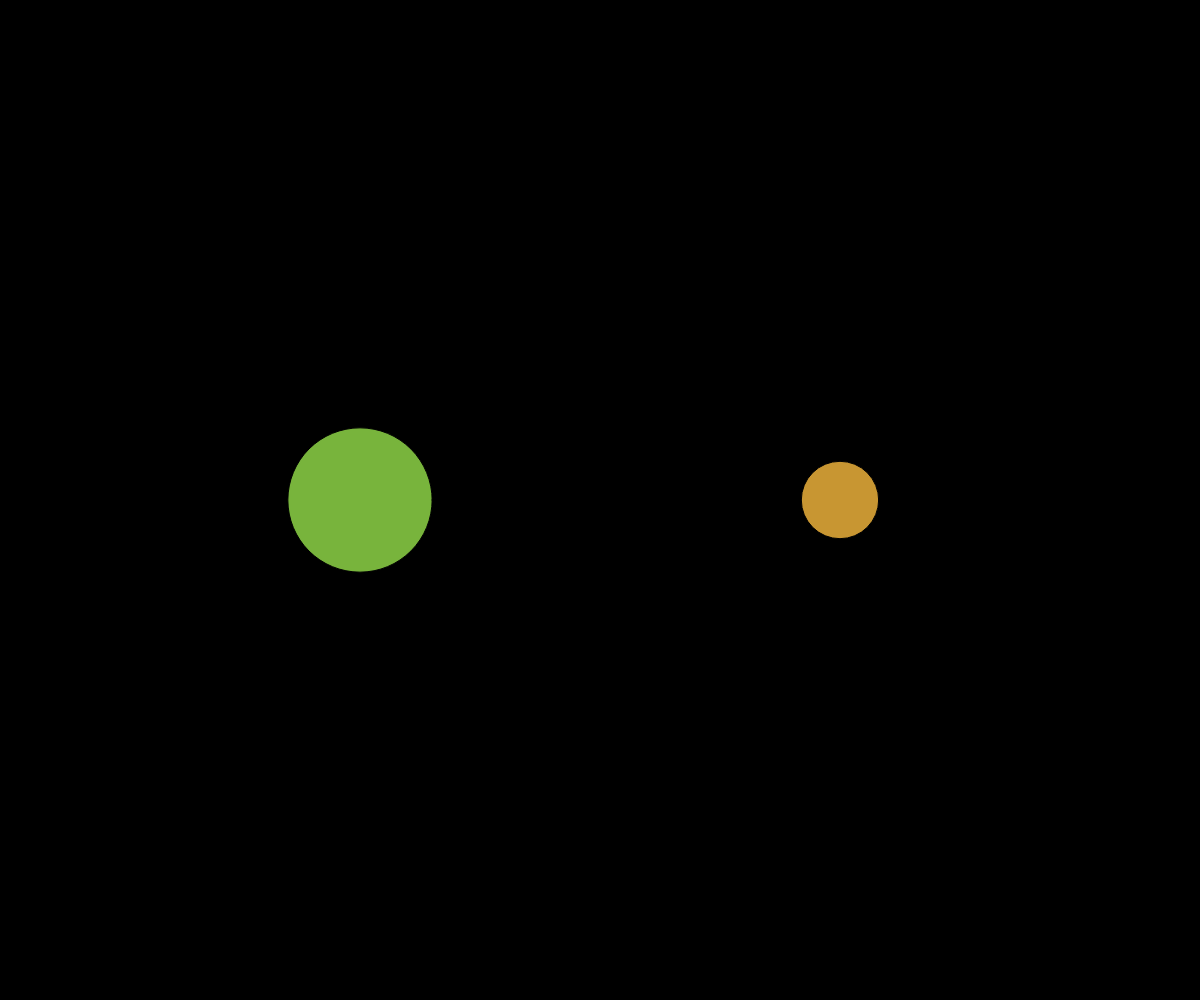
Frame 1 (no input)
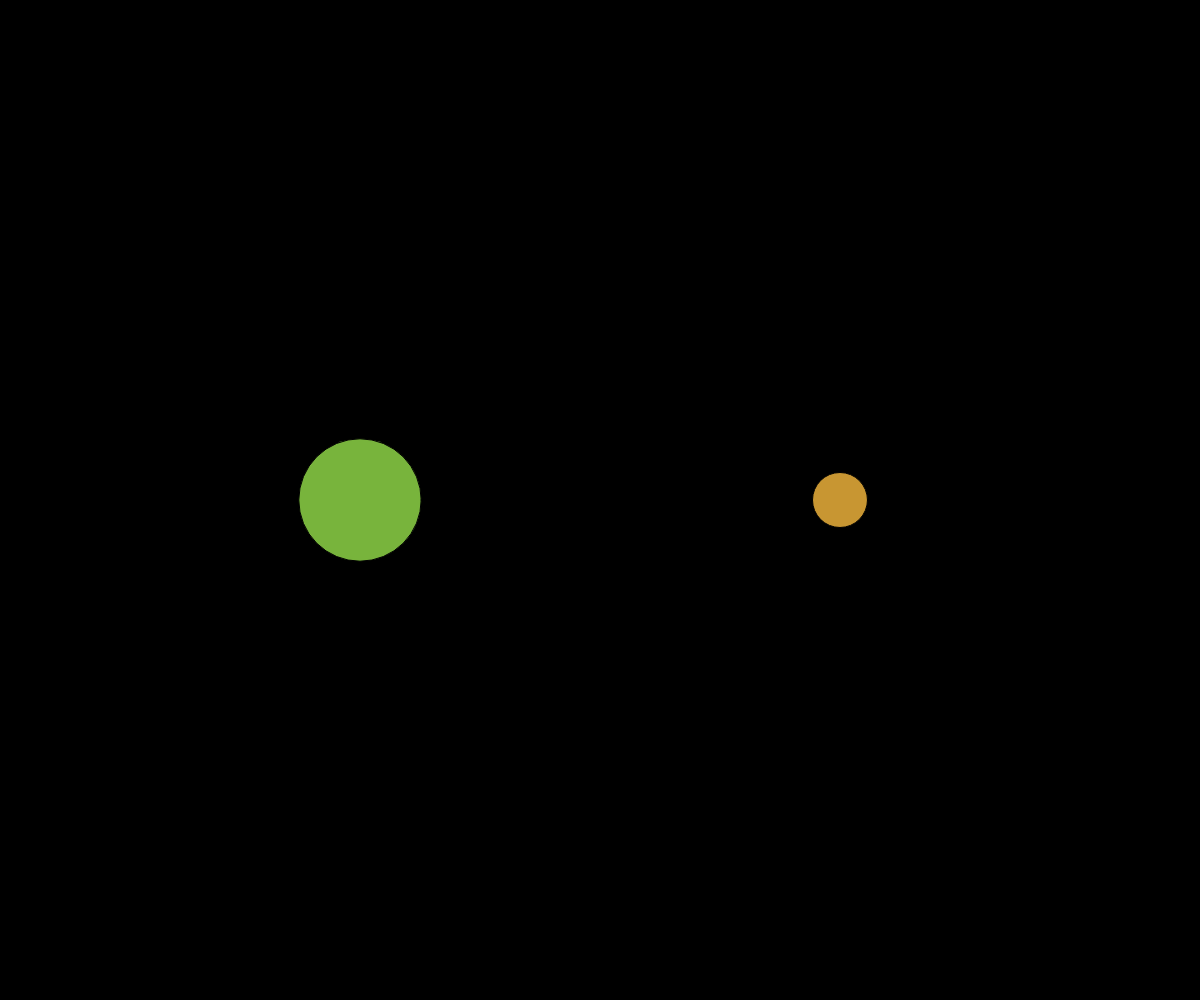
Frame 60 (no input)
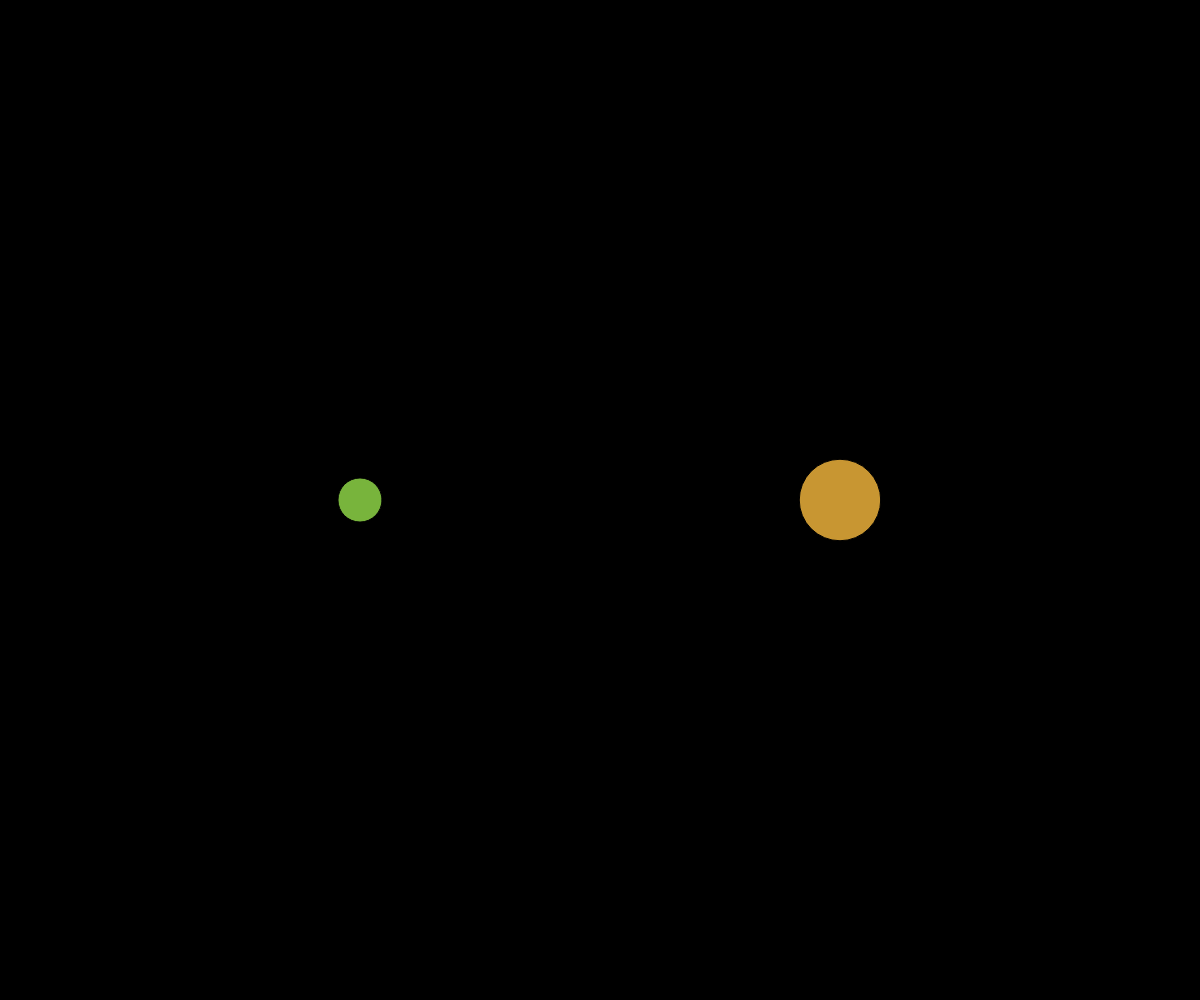
Frame 120 (the mouse pressed at the canvas centre since frame 60)

The p5.js sketch that drew these frames (run headless with seeded random() and noise() and a simulated clock; from frame 60 on, the mouse is pressed at the canvas centre):

// p5.js sketch
// ── sketch.js
// Project Title
// Your Name
// Date
//
// Looking at unpredictability
// specifically the difference between uniformly distributed numbers and Perlin Noise

// Global Variables
let d1, d2;
let minSize = 5; let maxSize = 200;
let x1, y1, x2, y2;

// Variables for using noise()
let noiseTime = 5, noiseSpeed = 0.02;
// "noiseSpeed" controls how connected the random noise() values are



function setup() {
  createCanvas(windowWidth, windowHeight);
  x1 = width*0.3; y1 = height*0.5;
  x2 = width*0.7; y2 = height*0.5;
  // frameRate(3);
}

function draw() {
  background(0);
  //randomSeed(703);   // actual value is arbitrary
  //stars();
  randomCircle();
  noiseCircle();
}

function noiseCircle(){
  // draw a fixed circle with randomly changing but smooth diameters
  fill(200, 150, 50)
  d2 = noise(noiseTime);  // yields value between 0 and 1
  d2 = map(d2, 0, 1, minSize, maxSize);
  circle(x2, y2, d2);
  noiseTime += noiseSpeed;

}

function randomCircle(){
  // draw a fixed circle with random()ly changing diameter
  fill(120, 180, 60);
  d1= random(minSize, maxSize);
  circle(x1, y1, d1);

}

function stars() {
  // use random to generate 100 stars
  fill(255);
  for (let i = 0; i < 100; i++) {
    let x = random(0, width);
    let y = random(0, height);
    circle(x, y, 3);

  }

}
